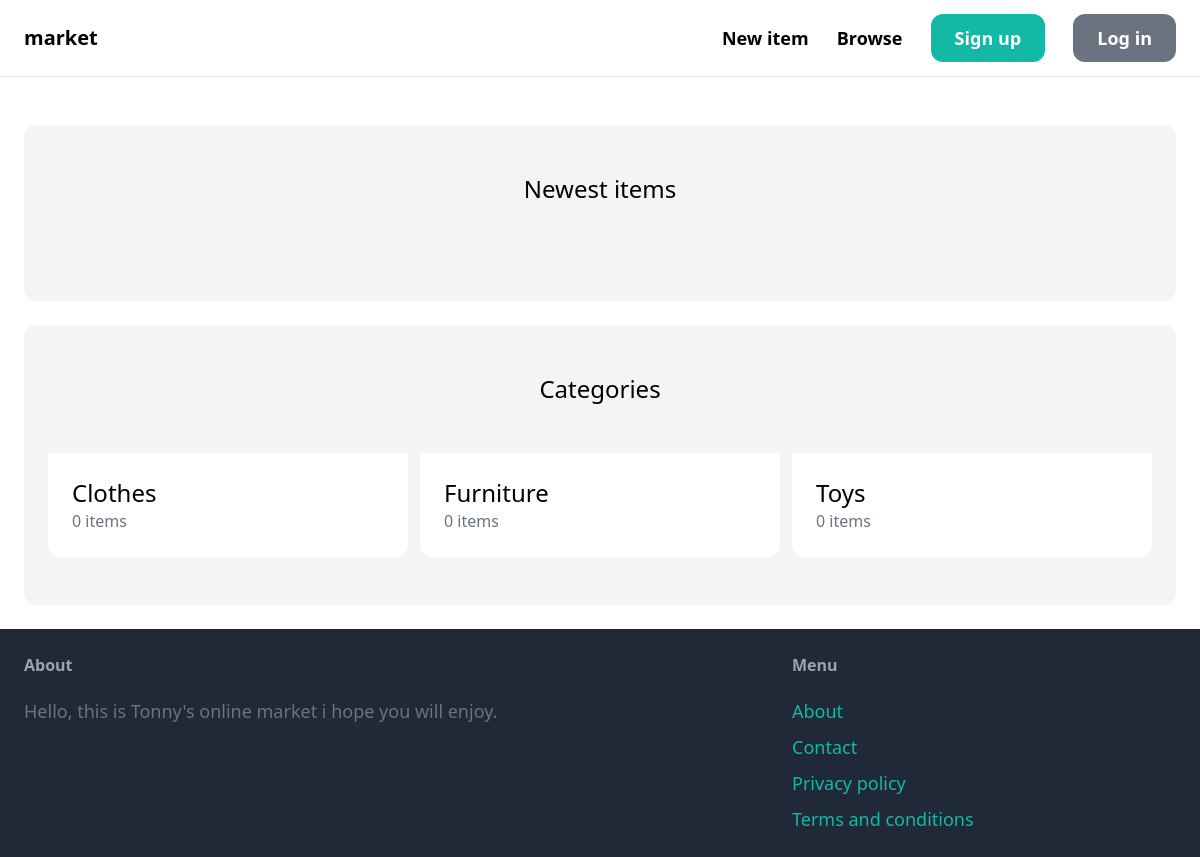
The app's page /, older data.
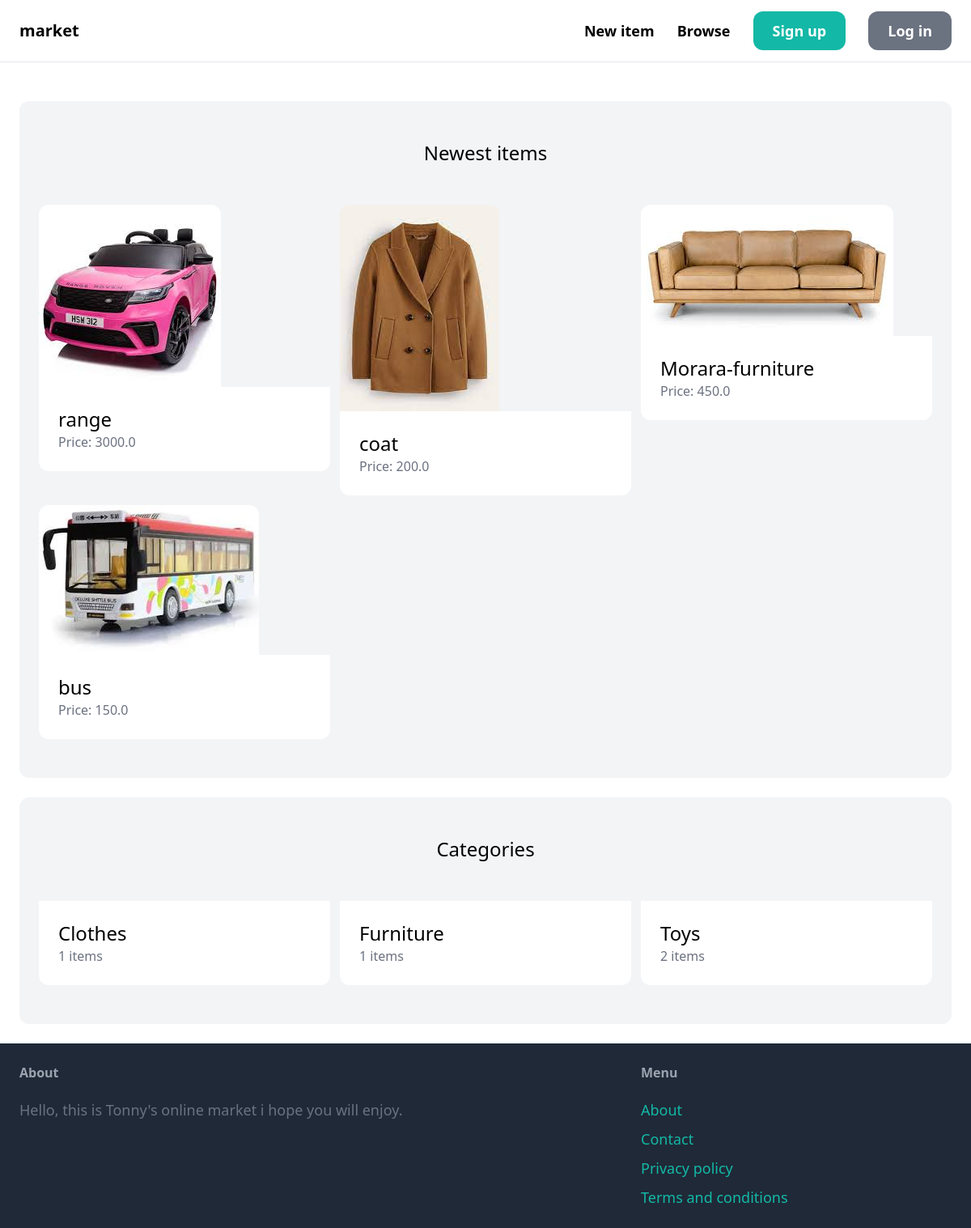
The same page, newer data.
### item/models.py (models this page shows, shortened)
class Category(models.Model):
    name = models.CharField(max_length=255)
    class Meta:
        ordering = ('name',)
        verbose_name_plural = 'Categories'

class Item(models.Model):
    category = models.ForeignKey(Category, related_name='items', on_delete=models.CASCADE)
    name = models.CharField(max_length=255)
    description = models.TextField(blank=True, null=True)
    price = models.FloatField()
    image = models.ImageField(upload_to='items_images', blank=True, null=True)
    is_sold = models.BooleanField(default=False)
    created_by = models.ForeignKey(User, related_name='items', on_delete=models.CASCADE)
    created_at = models.DateTimeField(auto_now_add=True)

### core/views.py (the view)
# urls.py: path('', views.index, name='index'),
def index(request):
    items = Item.objects.filter(is_sold=False)[0:6]
    categories = Category.objects.all()
    return render(request, 'core/index.html', {
        'categories': categories,
        'items': items,
    })

### core/templates/core/index.html (shortened to what this page needs)
{% extends 'core/base.html' %}
{% block content %}
   <div class="mt-6 px-6 py-12 bg-gray-100 rounded-xl">
         <h2 class="mb-12 text-2xl text-center">Newest items</h2>
         <div class="grid grid-cols-3 gap-3">
               {% for item in items %}
                  <div>
                     <a href="{% url 'item:detail' item.id %}">
                        <div>
                           <img src="{{ item.image.url }}" class="rounded-t-xl">
                        </div>
                        <div class="p-6 bg-white rounded-b-xl">
                              <h2 class="text-2xl">{{ item.name }}</h2>
                              <p class="text-gray-500">Price: {{ item.price }}</p>
                        </div>
                     </a>
                  </div>
               {% endfor %}
         </div>
   </div>
   <div class="mt-6 px-6 py-12 bg-gray-100 rounded-xl">
      <h2 class="mb-12 text-2xl text-center">Categories</h2>
      <div class="grid grid-cols-3 gap-3">
         {% for category in categories %}
         <div>
            <a href="#">
               <div class="p-6 bg-white rounded-b-xl">
                     <h2 class="text-2xl">{{ category.name }}</h2>
                     <p class="text-gray-500">{{ category.items.count }} items</p>
               </div>
            </a>
         </div>
         {% endfor %}
      </div>
   </div>
{% endblock %}

### core/templates/core/base.html (shortened to what this page needs)
<!DOCTYPE html>
<html lang="en">
<head>
    <script src="https://cdn.tailwindcss.com"></script>
</head>
<body>
    <nav class="py-6 px-6 flex justify-between items-center border-b border-gray-200">
        <a href="/" class="text-xl font-semibold">market</a>
        <div class="space-x-6">
            <a href="{% url 'item:new' %}" class="text-lg font-semibold hover:text-gray-500">New item</a>
            <a href="{% url 'item:items' %}" class="text-lg font-semibold hover:text-gray-500">Browse</a>
            {% if request.user.is_authenticated %}
                <a href="{% url 'conversation:inbox' %}" class="px-6 py-3 text-lg font-semibold bg-teal-500 text-white rounded-xl hover:bg-teal-700">Inbox</a>
                <a href="{% url 'dashboard:index' %}" class="px-6 py-3 text-lg font-semibold bg-gray-500 text-white rounded-xl hover:bg-gray-700">Dashboard</a>
                <a href="{% url 'core:logout' %}" class="px-6 py-3 text-lg font-semibold bg-gray-500 text-white rounded-xl hover:bg-gray-700">Log out</a>
            {% else%}
                <a href="{% url 'core:signup' %}" class="px-6 py-3 text-lg font-semibold bg-teal-500 text-white rounded-xl hover:bg-teal-700">Sign up</a>
                <a href="{% url 'core:login' %}" class="px-6 py-3 text-lg font-semibold bg-gray-500 text-white rounded-xl hover:bg-gray-700">Log in</a>
            {% endif %}
        </div>
    </nav>
    <div class="px-6 py-6">
        {% block content %}
        {% endblock %}
    </div>
    <footer class="py-6 px-6 flex justify-between bg-gray-800">
        <div class="w-2/3 pr-10">
            <h3 class="mb-5 font-semibold text-gray-400">About</h3>
            <p class="text-lg text-gray-500">Hello, this is Tonny's online market i hope you will enjoy. </p>
        </div>
        <div class="w-1/3">
            <h3 class="mb-5 font-semibold text-gray-400">Menu</h3>
            <ul class="space-y-2">
                <li><a href="#" class="text-lg text-teal-500 hover:text-teal-700">About</a></li>
                <li><a href="{% url 'core:contact' %}" class="text-lg text-teal-500 hover:text-teal-700">Contact</a></li>
                <li><a href="#" class="text-lg text-teal-500 hover:text-teal-700">Privacy policy</a></li>
                <li><a href="#" class="text-lg text-teal-500 hover:text-teal-700">Terms and conditions</a></li>
            </ul>
        </div>
    </footer>
</body>
</html>

Row changes from the older to the newer data that the page shows:
added Item: image (picture), name "range", price "3000.0"
added Item: image (picture), name "coat", price "200.0"
added Item: image (picture), name "Morara-furniture", price "450.0"
added Item: image (picture), name "bus", price "150.0"
computed for Category "Clothes": items.count "0" → "1"
computed for Category "Furniture": items.count "0" → "1"
computed for Category "Toys": items.count "0" → "2"
